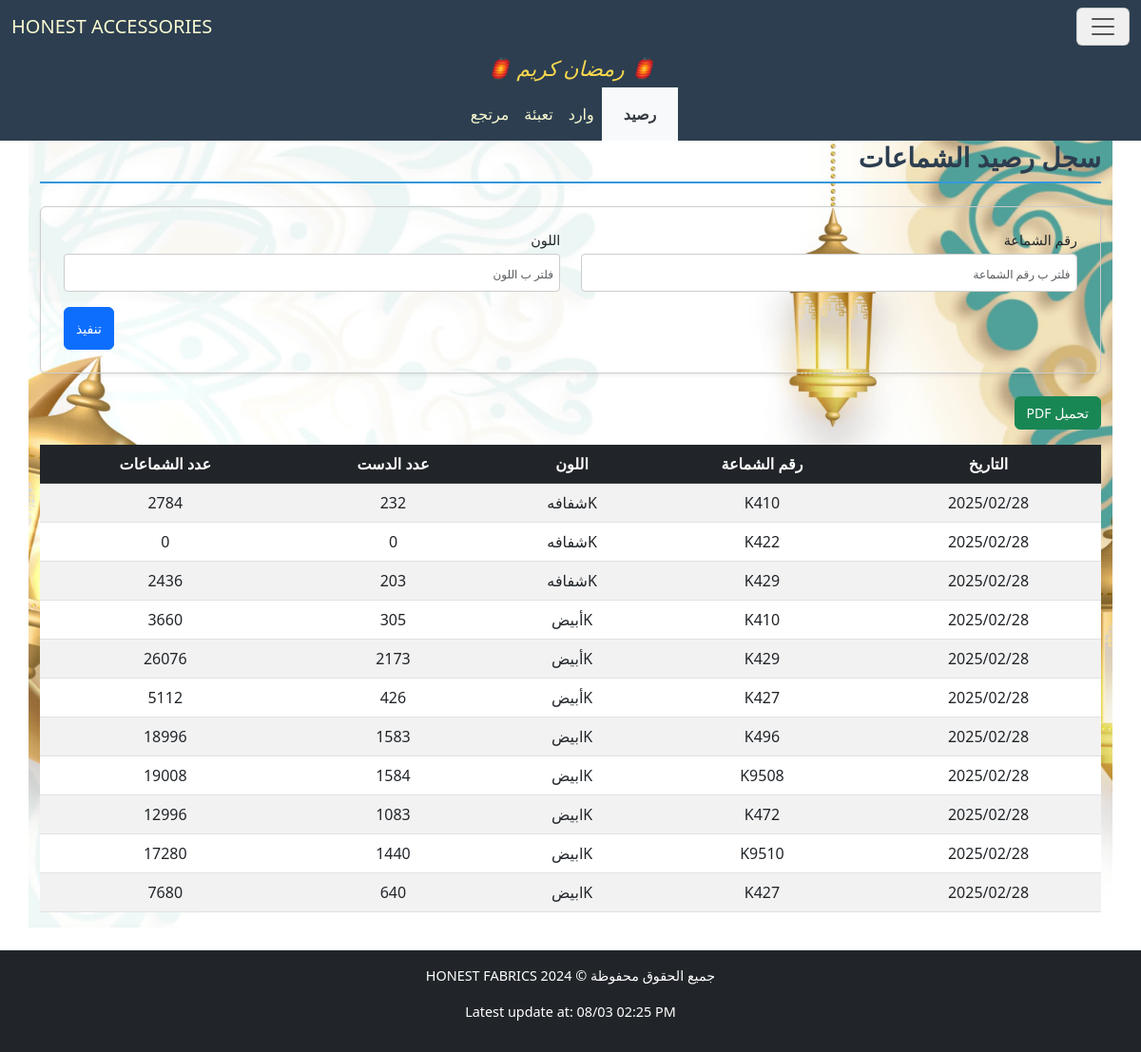
The page /accessories/HangerStock/ on the database its author committed.
### accessories/models.py (models this page shows)
class BaseModel(models.Model):
    date = models.DateField("التاريخ", null=True, blank=True)
    class Meta:
        abstract = True

class HangerBaseModel(IDBaseModel):
    hanger_number = models.CharField("رقم الشماعة", max_length=255, null=True, blank=True)
    color = models.CharField("اللون", max_length=255, null=True, blank=True)
    sets_count = models.IntegerField("عدد الدست", null=True, blank=True)
    hangers_count = models.IntegerField("عدد الشماعات", null=True, blank=True)
    class Meta:
        abstract = True

class HangerStock(BaseModel, HangerBaseModel):
    pass

### accessories/views.py (the view)
# urls.py: path('HangerStock/', HangerStockView.as_view(), name='HangerStockView'),
class HangerStockView(FilterableListView):
    template_name = "accessories/HangerStock.html"
    model = HangerStock
    filter_fields = ['hanger_number', 'color']
    columns = ["التاريخ","رقم الشماعة","اللون","عدد الدست","عدد الشماعات",]

### accessories/views.py (called while the page is built)
    def get_queryset(self):
        queryset = super().get_queryset()
        filters = Q()
        for field in self.filter_fields:
            filter_value = self.request.GET.get(field)
            if filter_value:
                filters &= Q(**{f"{field}__icontains": filter_value})
        filtered_queryset = queryset.filter(filters)
        try:
            filtered_queryset = filtered_queryset.order_by('-date')
        except:
            pass
        return filtered_queryset

    def get_context_data(self, **kwargs):
        context = super().get_context_data(**kwargs)
        update = Updates.objects.all().order_by('-date').first()
        context['update'] = localtime(update.date).strftime("%d/%m %I:%M %p") if update and update.date else None
        context['columns'] = self.columns
        model_meta = self.model._meta
        context['filter_fields'] = [
            {
                'field_name': field,
                'verbose_name': model_meta.get_field(field).verbose_name,
                'value': self.request.GET.get(field) or "",
            }
            for field in self.filter_fields
        ]
        return context

### accessories/templates/accessories/HangerStock.html (shortened to what this page needs)
{% extends "accessories/layout.html" %}
{% load static %}
{% block home_page %}
<a class="navbar-brand" href="{% url 'CartonSuppliesView' %}">HONEST ACCESSORIES</a>
{% endblock %}
{% block navbar_links_small %}
<li class="p-2 nav-item nav_link_active">
    <a class="nav-link" aria-current="page" href="{% url 'HangerStockView' %}">رصيد</a>
</li>
<li class="p-2 nav-item">
    <a class="nav-link active" aria-current="page" href="{% url 'HangerSuppliesView' %}">وارد</a>
</li>
<li class="p-2 nav-item">
    <a class="nav-link active" aria-current="page" href="{% url 'PackagingHangerView' %}">تعبئة</a>
</li>
<li class="p-2 nav-item">
    <a class="nav-link active" aria-current="page" href="{% url 'ReturnHangerView' %}">مرتجع</a>
</li>
{% endblock %}
{% block body %}
    <h2 class="section-title pt-4">سجل رصيد الشماعات</h2>
    <form method="get" class="filter-form-flex mb-4 p-4 rounded shadow-sm">
        {% for filter_field in filter_fields %}
        <div class="form-group mb-3">
            <label for="filter_{{ forloop.counter }}" class="form-label">{{ filter_field.verbose_name }}</label>
            <input type="text" id="filter_{{ forloop.counter }}" name="{{ filter_field.field_name }}"
                   placeholder="فلتر ب {{ filter_field.verbose_name }}"
                   class="form-control"
                   value="{{ filter_field.value }}">
        </div>
        {% endfor %}
        <div class="submit-container">
            <button type="submit" class="btn btn-primary submit-btn">تنفيذ</button>
        </div>
    </form>
    <button onclick="generatePDF()" class="btn btn-success mb-3">تحميل PDF</button>
    <div style="overflow-y: auto; max-height: 70vh; position: relative;" class="table-responsive mb-4">
        <table id="data-table" class="table table-striped">
            <thead class="table-dark">
                <tr>
                    <th style="position: sticky; top: 0;" >التاريخ</th>
                    <th style="position: sticky; top: 0;" >رقم الشماعة</th>
                    <th style="position: sticky; top: 0;" >اللون</th>
                    <th style="position: sticky; top: 0;" >عدد الدست</th>
                    <th style="position: sticky; top: 0;" >عدد الشماعات</th>
                </tr>
            </thead>
            <tbody>
                {% for model in models %}
                <tr>
                    <td>{{ model.date|date:"Y/m/d" }}</td>
                    <td>{{ model.hanger_number }}</td>
                    <td>{{ model.color }}</td>
                    <td>{{ model.sets_count }}</td>
                    <td>{{ model.hangers_count }}</td>
                </tr>
                {% empty %}
                <tr>
                    <td colspan="5" class="text-center">لا يوجد عناصر</td>
                </tr>
                {% endfor %}
            </tbody>
        </table>
    </div>
{% endblock body %}

### cloth/static/cloth/styles.css (style rules this page uses)
:root { --primary-color: #3498db; --light-blue: #3db1ff5e; --secondary-color: #2c3e50; --success-color: #2ecc71; --danger-color: #e74c3c; --warning-color: #f1c40f; --light-bg: #f8f9fa; --dark-bg: #343a40; --light-text: lightgoldenrodyellow; --golden-text: rgb(255, 255, 0); --border-color: #dee2e6; --white-color: #ffffff; }
*, *::before, *::after { box-sizing: border-box; }
ul, div { padding: 0; margin: 0; }
body { background-color: var(--light-bg); margin-inline: 0; font-family: 'Segoe UI', Tahoma, Geneva, Verdana, sans-serif; line-height: 1.6; font-size: 16px; }
#navbar, #navbar a, #navbar-menu-body, #navbar-menu-body a { color: var(--light-text); }
.section-title { color: var(--secondary-color); border-bottom: 2px solid var(--primary-color); padding-bottom: 0.5rem; margin-bottom: 1.5rem; font-weight: bold; }
.table { border-collapse: separate; border-spacing: 0; border-radius: 8px; width: 100%; }
.table th, .table td { text-align: center; vertical-align: middle; padding: 10px; }
.table-striped tbody tr:nth-of-type(odd) { background-color: var(--light-bg); }
.table-dark th { background-color: var(--secondary-color); color: var(--light-text); }
.table-responsive { overflow-x: auto; }
.table-responsive table th, .table-responsive table td { white-space: nowrap; min-width: fit-content; }
.table-responsive table { width: 100%; table-layout: auto; }
.filter-form-flex { display: flex; flex-wrap: wrap; padding: 1rem; border: 1px solid #ccc; border-radius: 8px; justify-content: space-between; column-gap: 2px; direction: rtl; }
.filter-form-flex .form-group { display: flex; flex-direction: column; margin-bottom: 5px; width: 49%; }
.filter-form-flex .form-label { font-size: 0.9rem; margin-bottom: 0.25rem; }
.filter-form-flex .form-control { border: 1px solid #ccc; border-radius: 4px; padding: 0.4rem; font-size: 0.9rem; }
.filter-form-flex input[type="text"], .filter-form-flex input[type="number"], .filter-form-flex input[type="date"] { width: 100%; height: 40px; }
.submit-container { display: flex; justify-content: flex-end; width: 100%; }
.filter-form-flex .submit-btn { width: auto; height: 45px; font-size: 1rem; }
@media (max-width: 1200px) { body { font-size: 15px; } }
@media (max-width: 1200px) { h4.section-title, h2 { font-size: 28px !important; } }
@media (max-width: 1200px) { p.lead, .oped_details_btn, .btn { font-size: 14px !important; } }
@media (max-width: 1200px) { ::placeholder { font-size: 12px !important; } }
.nav_link_active { background-color: var(--light-bg) !important; }
.nav_link_active a { color: var(--dark-bg) !important; padding-inline: 15px; font-weight: 600; }

### rows shown on the page
HangerStock: date "2025/02/28", hanger_number "K410", color "Kشفافه", sets_count "232", hangers_count "2784"
HangerStock: date "2025/02/28", hanger_number "K422", color "Kشفافه", sets_count "0", hangers_count "0"
HangerStock: date "2025/02/28", hanger_number "K429", color "Kشفافه", sets_count "203", hangers_count "2436"
HangerStock: date "2025/02/28", hanger_number "K410", color "Kأبيض", sets_count "305", hangers_count "3660"
HangerStock: date "2025/02/28", hanger_number "K429", color "Kأبيض", sets_count "2173", hangers_count "26076"
HangerStock: date "2025/02/28", hanger_number "K427", color "Kأبيض", sets_count "426", hangers_count "5112"
HangerStock: date "2025/02/28", hanger_number "K496", color "Kابيض", sets_count "1583", hangers_count "18996"
HangerStock: date "2025/02/28", hanger_number "K9508", color "Kابيض", sets_count "1584", hangers_count "19008"
HangerStock: date "2025/02/28", hanger_number "K472", color "Kابيض", sets_count "1083", hangers_count "12996"
HangerStock: date "2025/02/28", hanger_number "K9510", color "Kابيض", sets_count "1440", hangers_count "17280"
HangerStock: date "2025/02/28", hanger_number "K427", color "Kابيض", sets_count "640", hangers_count "7680"

### other values the page prints
{{ filter_field.verbose_name }} "رقم الشماعة" "اللون"
{{ update }} "08/03 02:25 PM"
